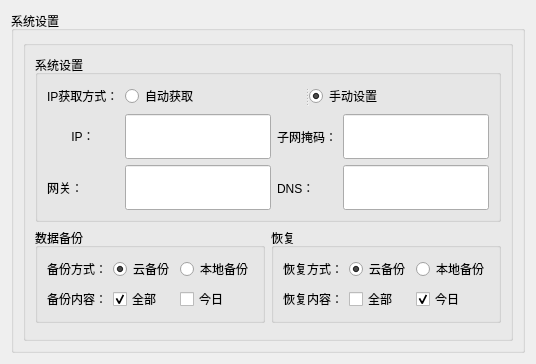
        <widget class="QWidget" name="page_6">
         <layout class="QGridLayout" name="gridLayout_30">
          <item row="0" column="0">
           <widget class="QGroupBox" name="groupBox_5">
            <property name="title">
             <string>系统设置</string>
            </property>
            <layout class="QGridLayout" name="gridLayout_29">
             <item row="0" column="0">
              <widget class="QGroupBox" name="groupBox_9">
               <property name="title">
                <string/>
               </property>
               <layout class="QGridLayout" name="gridLayout_47">
                <item row="0" column="0">
                 <layout class="QGridLayout" name="gridLayout_46">
                  <item row="1" column="0">
                   <widget class="QGroupBox" name="groupBox_56">
                    <property name="title">
                     <string>数据备份</string>
                    </property>
                    <layout class="QGridLayout" name="gridLayout_34">
                     <item row="0" column="0">
                      <widget class="QLabel" name="label_119">
                       <property name="text">
                        <string>备份方式：</string>
                       </property>
                      </widget>
                     </item>
                     <item row="0" column="2">
                      <widget class="QRadioButton" name="radioButton_12">
                       <property name="text">
                        <string>本地备份</string>
                       </property>
                      </widget>
                     </item>
                     <item row="1" column="2">
                      <widget class="QCheckBox" name="checkBox_31">
                       <property name="text">
                        <string>今日</string>
                       </property>
                      </widget>
                     </item>
                     <item row="1" column="1">
                      <widget class="QCheckBox" name="checkBox_30">
                       <property name="text">
                        <string>全部</string>
                       </property>
                       <property name="checked">
                        <bool>true</bool>
                       </property>
                      </widget>
                     </item>
                     <item row="0" column="1">
                      <widget class="QRadioButton" name="radioButton_11">
                       <property name="text">
                        <string>云备份</string>
                       </property>
                       <property name="checked">
                        <bool>true</bool>
                       </property>
                      </widget>
                     </item>
                     <item row="1" column="0">
                      <widget class="QLabel" name="label_120">
                       <property name="text">
                        <string>备份内容：</string>
                       </property>
                      </widget>
                     </item>
                    </layout>
                   </widget>
                  </item>
                  <item row="1" column="1">
                   <widget class="QGroupBox" name="groupBox_58">
                    <property name="title">
                     <string>恢复</string>
                    </property>
                    <layout class="QGridLayout" name="gridLayout_35">
                     <item row="0" column="0">
                      <widget class="QLabel" name="label_121">
                       <property name="text">
                        <string>恢复方式：</string>
                       </property>
                      </widget>
                     </item>
                     <item row="0" column="1">
                      <widget class="QRadioButton" name="radioButton_13">
                       <property name="text">
                        <string>云备份</string>
                       </property>
                       <property name="checked">
                        <bool>true</bool>
                       </property>
                      </widget>
                     </item>
                     <item row="0" column="2">
                      <widget class="QRadioButton" name="radioButton_14">
                       <property name="text">
                        <string>本地备份</string>
                       </property>
                      </widget>
                     </item>
                     <item row="1" column="0">
                      <widget class="QLabel" name="label_122">
                       <property name="text">
                        <string>恢复内容：</string>
                       </property>
                      </widget>
                     </item>
                     <item row="1" column="1">
                      <widget class="QCheckBox" name="checkBox_32">
                       <property name="text">
                        <string>全部</string>
                       </property>
                      </widget>
                     </item>
                     <item row="1" column="2">
                      <widget class="QCheckBox" name="checkBox_33">
                       <property name="text">
                        <string>今日</string>
                       </property>
                       <property name="checked">
                        <bool>true</bool>
                       </property>
                      </widget>
                     </item>
                    </layout>
                   </widget>
                  </item>
                  <item row="0" column="0" colspan="2">
                   <widget class="QGroupBox" name="groupBox_55">
                    <property name="title">
                     <string>系统设置</string>
                    </property>
                    <layout class="QGridLayout" name="gridLayout_45">
                     <item row="0" column="0">
                      <widget class="QLabel" name="label_44">
                       <property name="maximumSize">
                        <size>
                         <width>16777215</width>
                         <height>51</height>
                        </size>
                       </property>
                       <property name="text">
                        <string>IP获取方式：</string>
                       </property>
                      </widget>
                     </item>
                     <item row="0" column="1" colspan="3">
                      <widget class="QSplitter" name="splitter_9">
                       <property name="orientation">
                        <enum>Qt::Horizontal</enum>
                       </property>
                       <widget class="QRadioButton" name="radioButton_10">
                        <property name="maximumSize">
                         <size>
                          <width>16777215</width>
                          <height>51</height>
                         </size>
                        </property>
                        <property name="text">
                         <string>自动获取</string>
                        </property>
                       </widget>
                       <widget class="QRadioButton" name="radioButton_15">
                        <property name="maximumSize">
                         <size>
                          <width>16777215</width>
                          <height>51</height>
                         </size>
                        </property>
                        <property name="text">
                         <string>手动设置</string>
                        </property>
                        <property name="checked">
                         <bool>true</bool>
                        </property>
                       </widget>
                      </widget>
                     </item>
                     <item row="1" column="0">
                      <widget class="QLabel" name="label_108">
                       <property name="text">
                        <string>&lt;html&gt;&lt;head/&gt;&lt;body&gt;&lt;p align=&quot;center&quot;&gt;IP：&lt;/p&gt;&lt;/body&gt;&lt;/html&gt;</string>
                       </property>
                      </widget>
                     </item>
                     <item row="1" column="1">
                      <widget class="QLineEdit" name="lineEdit_9">
                       <property name="minimumSize">
                        <size>
                         <width>0</width>
                         <height>45</height>
                        </size>
                       </property>
                      </widget>
                     </item>
                     <item row="1" column="2">
                      <widget class="QLabel" name="label_110">
                       <property name="text">
                        <string>子网掩码：</string>
                       </property>
                      </widget>
                     </item>
                     <item row="1" column="3">
                      <widget class="QLineEdit" name="lineEdit_17">
                       <property name="minimumSize">
                        <size>
                         <width>0</width>
                         <height>45</height>
                        </size>
                       </property>
                      </widget>
                     </item>
                     <item row="2" column="0">
                      <widget class="QLabel" name="label_109">
                       <property name="text">
                        <string>网关：</string>
                       </property>
                      </widget>
                     </item>
                     <item row="2" column="1">
                      <widget class="QLineEdit" name="lineEdit_18">
                       <property name="minimumSize">
                        <size>
                         <width>0</width>
                         <height>45</height>
                        </size>
                       </property>
                      </widget>
                     </item>
                     <item row="2" column="2">
                      <widget class="QLabel" name="label_111">
                       <property name="text">
                        <string>DNS：</string>
                       </property>
                      </widget>
                     </item>
                     <item row="2" column="3">
                      <widget class="QLineEdit" name="lineEdit_20">
                       <property name="minimumSize">
                        <size>
                         <width>0</width>
                         <height>45</height>
                        </size>
                       </property>
                      </widget>
                     </item>
                    </layout>
                   </widget>
                  </item>
                 </layout>
                </item>
                <item row="1" column="0">
                 <widget class="QWidget" name="widget_9" native="true">
                  <property name="maximumSize">
                   <size>
                    <width>16777215</width>
                    <height>60</height>
                   </size>
                  </property>
                  <widget class="QPushButton" name="pushButton_45">
                   <property name="geometry">
                    <rect>
                     <x>480</x>
                     <y>10</y>
                     <width>311</width>
                     <height>45</height>
                    </rect>
                   </property>
                   <property name="minimumSize">
                    <size>
                     <width>0</width>
                     <height>45</height>
                    </size>
                   </property>
                   <property name="text">
                    <string>设置</string>
                   </property>
                  </widget>
                 </widget>
                </item>
               </layout>
              </widget>
             </item>
            </layout>
           </widget>
          </item>
         </layout>
        </widget>
